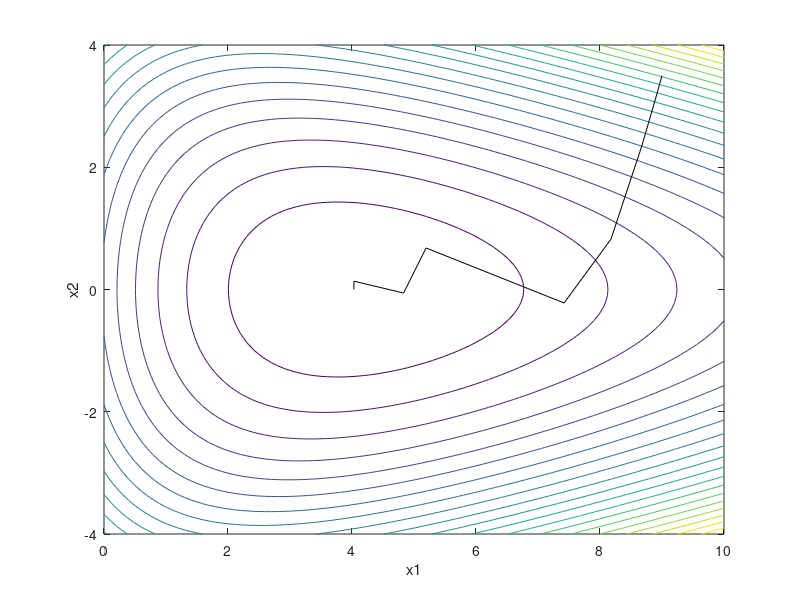

Reproduce this figure in MATLAB.
% A.3	(P2.24) 基于柯西点的信赖域方法
%  目标函数： y=(exp(-(x1-3)/2))+%(exp((x1+4* x2)/10))+(exp((x1-4* x2)/10));
[vx1, vx2] = meshgrid(0: 0.1: 10, -4: 0.1: 4);
y =(exp(-(vx1 - 3)/2)) + (exp((vx1 + 4*vx2)/10)) + (exp((vx1 - 4*vx2)/10));
%  函数可视化
figure(1)
contour(vx1, vx2, y, 20);
hold on;
xlabel('x1');  ylabel('x2');
%  初始点
x1i = 9;  x2i = 3.5;
%  初始信赖域半径
rr = 0.4;
%  信赖域规则参数
LaL = 0.25;
LaH = 0.75;
%  终止标志
EF = 0;
%  步长接受标志
SF = 0;
%  迭代步骤
while EF == 0
    a = (exp(-(x1i - 3)/2));
    b = (exp((x1i + 4*x2i)/10));
    c = (exp((x1i - 4*x2i)/10));
    yi = a + b + c;
    %  计算梯度
    aux1 = (-0.5*a) + (0.1*b) + (0.1*c);
    aux2 = (0.4*b) - (0.4*c);
    g = [aux1; aux2];
    %  计算海森矩阵
    qH11 = (0.25*a) + (0.01*b) + (0.01*c);
    qH12 = (0.04*b) - (0.04*c);
    qH21 = (0.04*b) - (0.04*c);
    qH22 = (0.16*b) + (0.16*c);
    H = [qH11, qH12; qH21, qH22];
    %  求解柯西点
    aux1 = g'*H*g;
    if aux1 > 0
        aux2 = ((norm(g, 2))^3)/(rr*aux1);
        if aux2 > 1
            tau = 1;
        else
            tau = aux2;
        end;
    else
        tau = 1;
    end;
    %  柯西点对应的步长
    delta = -((tau*rr)/norm(g, 2))*g;
    x1a = x1i + delta(1);
    x2a = x2i + delta(2);
    %  评估函数值下降量
    %  实际函数值
    a = (exp(-(x1a - 3)/2));
    b = (exp((x1a + 4*x2a)/10));
    c = (exp((x1a - 4*x2a)/10));
    yia = a + b + c;
    Ra = yi - yia;
    %  模型预测下降量
    aux = (g'*delta) + 0.5*(delta'*H*delta);
    Rp = -aux;
    rho = Ra/Rp;
    %  信赖域规则
    if rho < LaL
        rr = rr/2;  %  半径减半
    else
        SF = 1;  %  步长接受标志置1
        if rho > LaH
            aux = norm(delta, 2);
            if(2*aux > rr)
                rr = 2*aux;  %  半径扩大为步长的2倍
            end
        end
    end
    %  迭代决策
    if SF == 1  %  接受当前步长
        SF = 0;
        x1f = x1i + delta(1);
        x2f = x2i + delta(2);
        plot([x1i, x1f], [x2i, x2f], 'k');
        x1i = x1f;
        x2i = x2f;
    end
    %  当下降量可忽略时终止迭代
    if Ra < 0.0001
        EF = 1;  %  终止标志置1
    end
    %  程序循环结束
end
